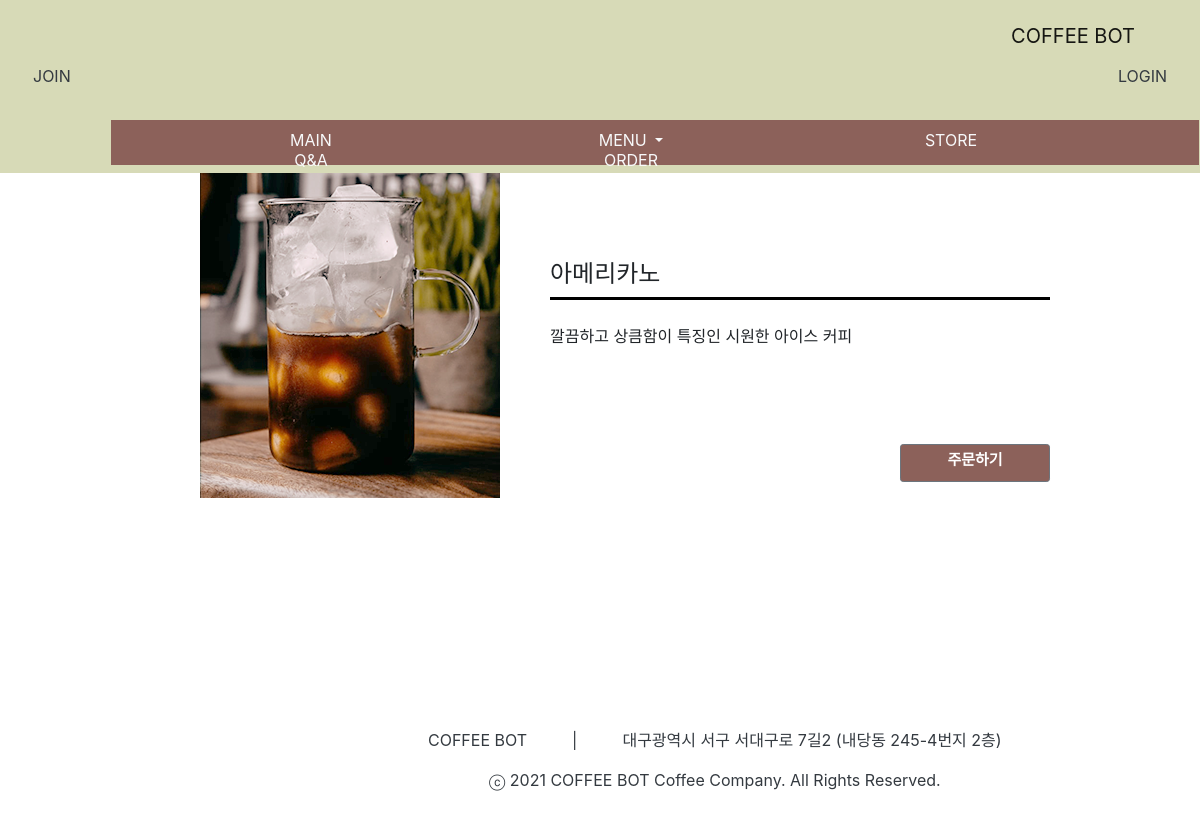
Screenshot of /menu/menu_detail/?productId=1 with the database file from the repository.
### pybo/models.py (models this page shows)
class Products(db.Model):
    productId = db.Column(db.Integer, primary_key=True)
    name = db.Column(db.String(200), nullable=False)
    price = db.Column(db.Integer, nullable=False)
    description = db.Column(db.String(200), nullable=False)
    image = db.Column(db.String(200), nullable=False)
    stock = db.Column(db.Integer, nullable=False)
    categoryId = db.Column(db.Integer, db.ForeignKey('categories.categoryId', ondelete='CASCADE'), nullable=True)

### pybo/views/menu_views.py (the view)
@bp.route('/menu_detail/', methods=('GET', 'POST'))
def menu_detail(categories=None):
    if request.method == 'GET':
        global products
        productId = request.args.get('productId')
        name = request.args.get('name')
        products = db.session.query(Products).filter_by(productId=productId).first()
        categories = db.session.query(Categories).filter_by(name=name).first()
    return render_template('menu/menu_detail.html', products=products, categories=categories)

### pybo/views/auth_views.py (called while the page is built)
@bp.before_app_request
def load_logged_in_user():
    user_id = session.get('user_id')
    if user_id is None:
        g.user = None
    else:
        g.user = Users.query.get(user_id)

### pybo/templates/menu/menu_detail.html (shortened to what this page needs)
<!DOCTYPE html>
<html lang="en">
<head>
</head>
<body>
{% extends 'base.html' %}
{% block content %}
<link rel="stylesheet" href="{{ url_for('static', filename='menu_detail.css') }}">
<div class="coffee01">
    <form action="/order/order/?productId={{request.args.get('productId')}}&qty={{ 1 }}&price={{ products.price }}&image={{ products.image }}&name={{ products.name }}" method="POST" class="post-form">
    <div class="detail1">
        <img src="/static/image/{{products.image}}">
    </div>
    <div class="detail2">
        <h4>{{ products.name }}</h4>
        <div class="line"></div>
        <br>
        {{ products.description }}
        <br><br><br><br><br>
        <a href="/order/order/?productId={{request.args.get('productId')}}&qty={{ 1 }}&price={{ products.price }}&image={{ products.image }}&name={{ products.name }}"
           class="delete btn btn-sm btn-outline-secondary" id="btn" type="submit">주문하기</a>
    </div>
    </form>
</div>
{% endblock %}

### pybo/static/menu_detail.css (style rules this page uses)
body { padding-top: 5%; }
.coffee01 { width: 1000px; margin: 0 auto; overflow: hidden; }
.detail1 { width: 300px; height: 500px; float: left; margin-left: 10%; margin-top: 10%; }
.detail2 { width: 500px; height: 100px; float: left; margin-top: 20%; margin-left: 5%; }
.line { width: 500px; border-bottom: 3px solid #000; }
#btn { height: 38px; width: 150px; text-align: center; font-size: 15px; background-color: #8C615A; color: #fff; font-weight: bolder; float: left; margin-left: 70%; }

### rows the page displays
Products: image (picture), name "아메리카노", description "깔끔하고 상큼함이 특징인 시원한 아이스 커피"
